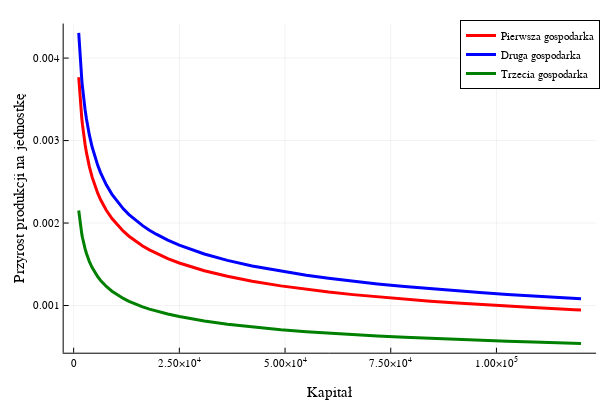

Write notebook code for a chart like this one.
### Code cell
A = 3.5

plot(K -> (A*((K+1)/L)^α)-(A*(K/L)^α), K, 100K,
    xlabel = "Kapitał",
    ylabel = "Przyrost produkcji na jednostkę",
    label = "Pierwsza gospodarka",
    color = :red,
    linewidth = 3,
    legend = :topright)

A = 4
plot!(K -> (A*((K+1)/L)^α)-(A*(K/L)^α), K, 100K,
    label = "Druga gospodarka",
    color = :blue,
    linewidth = 3)

A = 2
plot!(K -> (A*((K+1)/L)^α)-(A*(K/L)^α), K, 100K,
    label = "Trzecia gospodarka",
    color = :green,
    linewidth = 3)

### Figure 1 — Plotly figure (JSON) as saved in the notebook; plotly's stock layout.template omitted (floating-point values rounded to 4 significant figures)
{"data": [{"colorbar": {"title": ""}, "legendgroup": "Pierwsza gospodarka", "line": {"color": "rgba(255, 0, 0, 1.000)", "dash": "solid", "shape": "linear", "width": 3}, "mode": "lines", "name": "Pierwsza gospodarka", "showlegend": true, "type": "scatter", "x": [1200, 1345.0, 1490.0, 1635.0, 1780.0, 1925.0, 2070.0, 2215.0, 2360.0, 2695.0, 3031.0, 3366.0, 3701.0, 4372.0, 5042.0, 5713.0, 6383.0, 7053.0, 7724.0, 9065.0, 10410.0, 11750.0, 13090.0, 14700.0, 16310.0, 17920.0, 19530.0, 22260.0, 24990.0, 30910.0, 36360.0, 42220.0, 49000.0, 55020.0, 60310.0, 66070.0, 71860.0, 78270.0, 84370.0, 90710.0, 96040.0, 102600.0, 108700.0, 118500.0, 120000], "xaxis": "x", "y": [0.003768, 0.003641, 0.003531, 0.003434, 0.003347, 0.00327, 0.003199, 0.003135, 0.003076, 0.002956, 0.002854, 0.002765, 0.002688, 0.002557, 0.00245, 0.00236, 0.002282, 0.002215, 0.002155, 0.002054, 0.001971, 0.001901, 0.00184, 0.001777, 0.001722, 0.001674, 0.001632, 0.001569, 0.001516, 0.001422, 0.001354, 0.001295, 0.001238, 0.001196, 0.001164, 0.001132, 0.001104, 0.001076, 0.001052, 0.001029, 0.001012, 0.0009922, 0.0009751, 0.0009501, 0.0009465], "yaxis": "y", "zmax": null, "zmin": null}, {"colorbar": {"title": ""}, "legendgroup": "Druga gospodarka", "line": {"color": "rgba(0, 0, 255, 1.000)", "dash": "solid", "shape": "linear", "width": 3}, "mode": "lines", "name": "Druga gospodarka", "showlegend": true, "type": "scatter", "x": [1200, 1345.0, 1490.0, 1635.0, 1780.0, 1925.0, 2070.0, 2215.0, 2360.0, 2695.0, 3031.0, 3366.0, 3701.0, 4372.0, 5042.0, 5713.0, 6383.0, 7053.0, 7724.0, 9065.0, 10410.0, 11750.0, 13090.0, 14700.0, 16310.0, 17920.0, 19530.0, 22260.0, 24990.0, 30910.0, 36360.0, 42220.0, 49000.0, 55020.0, 60310.0, 66070.0, 71860.0, 78270.0, 84370.0, 90710.0, 96040.0, 102600.0, 108700.0, 118500.0, 120000], "xaxis": "x", "y": [0.004306, 0.004161, 0.004035, 0.003924, 0.003826, 0.003737, 0.003656, 0.003583, 0.003515, 0.003378, 0.003261, 0.00316, 0.003072, 0.002922, 0.0028, 0.002697, 0.002608, 0.002531, 0.002463, 0.002348, 0.002253, 0.002172, 0.002103, 0.002031, 0.001968, 0.001914, 0.001865, 0.001793, 0.001732, 0.001625, 0.001548, 0.00148, 0.001415, 0.001367, 0.00133, 0.001294, 0.001262, 0.00123, 0.001202, 0.001176, 0.001156, 0.001134, 0.001114, 0.001086, 0.001082], "yaxis": "y", "zmax": null, "zmin": null}, {"colorbar": {"title": ""}, "legendgroup": "Trzecia gospodarka", "line": {"color": "rgba(0, 128, 0, 1.000)", "dash": "solid", "shape": "linear", "width": 3}, "mode": "lines", "name": "Trzecia gospodarka", "showlegend": true, "type": "scatter", "x": [1200, 1345.0, 1490.0, 1635.0, 1780.0, 1925.0, 2070.0, 2215.0, 2360.0, 2695.0, 3031.0, 3366.0, 3701.0, 4372.0, 5042.0, 5713.0, 6383.0, 7053.0, 7724.0, 9065.0, 10410.0, 11750.0, 13090.0, 14700.0, 16310.0, 17920.0, 19530.0, 22260.0, 24990.0, 30910.0, 36360.0, 42220.0, 49000.0, 55020.0, 60310.0, 66070.0, 71860.0, 78270.0, 84370.0, 90710.0, 96040.0, 102600.0, 108700.0, 118500.0, 120000], "xaxis": "x", "y": [0.002153, 0.002081, 0.002018, 0.001962, 0.001913, 0.001868, 0.001828, 0.001791, 0.001758, 0.001689, 0.001631, 0.00158, 0.001536, 0.001461, 0.0014, 0.001348, 0.001304, 0.001266, 0.001232, 0.001174, 0.001126, 0.001086, 0.001051, 0.001015, 0.0009842, 0.0009568, 0.0009324, 0.0008966, 0.000866, 0.0008125, 0.0007738, 0.0007399, 0.0007076, 0.0006834, 0.0006649, 0.0006469, 0.0006308, 0.0006149, 0.0006012, 0.0005882, 0.0005782, 0.000567, 0.0005572, 0.0005429, 0.0005409], "yaxis": "y", "zmax": null, "zmin": null}], "layout": {"annotations": [], "height": 400, "legend": {"bgcolor": "rgba(255, 255, 255, 1.000)", "bordercolor": "rgba(0, 0, 0, 1.000)", "borderwidth": 1, "font": {"color": "rgba(0, 0, 0, 1.000)", "family": "sans-serif", "size": 11}, "title": {"font": {"color": "rgba(0, 0, 0, 1.000)", "family": "sans-serif", "size": 15}, "text": ""}, "tracegroupgap": 0, "traceorder": "normal", "x": 1, "xanchor": "right", "y": 1, "yanchor": "top"}, "margin": {"b": 20, "l": 0, "r": 0, "t": 20}, "paper_bgcolor": "rgba(255, 255, 255, 1.000)", "plot_bgcolor": "rgba(255, 255, 255, 1.000)", "showlegend": true, "width": 600, "xaxis": {"anchor": "y", "domain": [0.1061, 0.9934], "gridcolor": "rgba(0, 0, 0, 0.100)", "gridwidth": 0.5, "linecolor": "rgba(0, 0, 0, 1.000)", "mirror": false, "range": [-2364, 123564], "showgrid": true, "showline": true, "showticklabels": true, "tickangle": 0, "tickcolor": "rgb(0, 0, 0)", "tickfont": {"color": "rgba(0, 0, 0, 1.000)", "family": "sans-serif", "size": 11}, "tickmode": "array", "ticks": "inside", "ticktext": ["0", "2.50×10<sup>4</sup>", "5.00×10<sup>4</sup>", "7.50×10<sup>4</sup>", "1.00×10<sup>5</sup>"], "tickvals": [0, 25000, 50000, 75000, 100000], "title": "Kapitał", "titlefont": {"color": "rgba(0, 0, 0, 1.000)", "family": "sans-serif", "size": 15}, "type": "-", "visible": true, "zeroline": false, "zerolinecolor": "rgba(0, 0, 0, 1.000)"}, "yaxis": {"anchor": "x", "domain": [0.07581, 0.9902], "gridcolor": "rgba(0, 0, 0, 0.100)", "gridwidth": 0.5, "linecolor": "rgba(0, 0, 0, 1.000)", "mirror": false, "range": [0.0004279, 0.004419], "showgrid": true, "showline": true, "showticklabels": true, "tickangle": 0, "tickcolor": "rgb(0, 0, 0)", "tickfont": {"color": "rgba(0, 0, 0, 1.000)", "family": "sans-serif", "size": 11}, "tickmode": "array", "ticks": "inside", "ticktext": ["0.001", "0.002", "0.003", "0.004"], "tickvals": [0.001, 0.002, 0.003, 0.004], "title": "Przyrost produkcji na jednostkę", "titlefont": {"color": "rgba(0, 0, 0, 1.000)", "family": "sans-serif", "size": 15}, "type": "-", "visible": true, "zeroline": false, "zerolinecolor": "rgba(0, 0, 0, 1.000)"}}}
